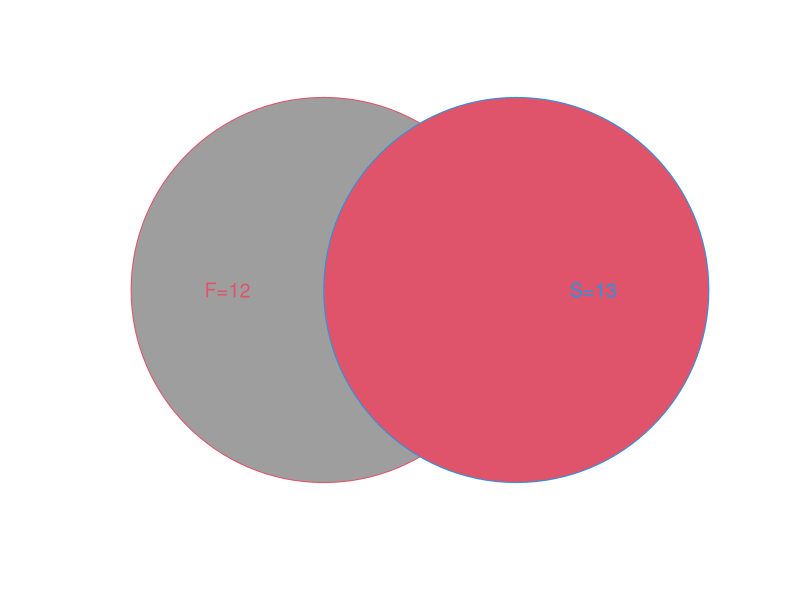

Write the R code that produced this figure. (Note: this script raises an error after producing the figure.)
## ---- chunk 1
# Set up a blank plot
plot(1, type="n", xlim=c(4,5), ylim=c(1,7), axes=FALSE, xlab="", ylab="", asp=1)

# Draw the two circles
symbols(3, 4, circles=3, inches=FALSE, add=TRUE, fg=2, bg=8)
symbols(6, 4, circles=3, inches=FALSE, add=TRUE, fg=4, bg=10)

# Add text
# Add text to the left circle ("F=12")
text(1.5, 4, "F=12", cex=1.2, col=2)

# Add text to the right circle ("S=13")
text(7.2, 4, "S=13", cex=1.2, col=4)

# Add intersection
text(4.5, 4, TeX("$P(F \\cap S)=3$"), cex=1.2, col=1)
## ---- chunk 2
# Set up a blank plot
plot(1, type="n", xlim=c(3,5), ylim=c(1,7), axes=FALSE, xlab="", ylab="", asp=1)

# Draw the two circles
symbols(1, 4, circles=3, inches=FALSE, add=TRUE, fg=2, bg=8)
symbols(7.2, 4, circles=3, inches=FALSE, add=TRUE, fg=4, bg=10)

# Add text
text(1, 4, "J=4", cex=1.2, col=2)
text(7.2, 4, "Q=4", cex=1.2, col=4)
## ---- chunk 3
# Set up a blank plot
plot(1, type="n", xlim=c(4,5), ylim=c(1,10), axes=FALSE, xlab="", ylab="", asp=1)

# Draw the two circles
symbols(2, 4, circles=3, inches=FALSE, add=TRUE, fg=2, bg=8)
symbols(4, 7, circles=3, inches=FALSE, add=TRUE, fg=3, bg=9)
symbols(6, 4, circles=3, inches=FALSE, add=TRUE, fg=4, bg=10)

# Add 
text(9, 8, "All three events", cex=1.2, col=1, pos=3)
segments(4, 5, 9, 8)

text(2, 4, "Event A", cex=1.2, col=2, pos=2)
text(4, 7, "Event B", cex=1.2, col=3, pos=3)
text(6, 4, "Event C", cex=1.2, col=4, pos=4)
## ---- chunk 4
# Set up blank plot
plot(1, type="n", xlim=c(0,10), ylim=c(1,10), axes=FALSE, xlab="", ylab="")

# Core node (left)
points(1, 5, pch=21, bg=15, cex=2)

text(0.5, 5.7, "6 students", cex=1.3)

# First layer of branches: p1 and p2
segments(1, 5, 3, 7, lwd=2)  # p1 - upper path
segments(1, 5, 3, 3, lwd=2)  # p2 - lower path
points(3, 7, pch=21, bg=3, cex=2)
points(3, 3, pch=21, bg=4, cex=2)

text(3.1, 10, "The first one is:", cex=1.3, col=1)
text(3.1, 8, "Vampire", cex=1.1, col=3)
text(3.1, 4, "Not Vampire", cex=1.1, col=4)

text(1.9, 7, TeX("$P(V) = \\frac{4}{6}$"), cex=1.1, col=3)
text(1.9, 3, TeX("$P(NV) = \\frac{2}{6}$"), cex=1.1, col=4)

# Second layer of branches: p3 and p4 from each branch
segments(3, 7, 6, 8, lwd=2)  # p3 from p1
segments(3, 7, 6, 6, lwd=2)  # p4 from p1
segments(3, 3, 6, 4, lwd=2)  # p3 from p2
segments(3, 3, 6, 2, lwd=2)  # p4 from p2

text(6, 10, "The second one is:", cex=1.3, col=1)

points(6, 8, pch=21, bg=7, cex=2)
text(6, 8, "Vampire", cex=1.1, col=7, pos=4)
points(6, 6, pch=21, bg=6, cex=2)
text(6, 6, "Not Vampire", cex=1.1, col=6, pos=4)
points(6, 4, pch=21, bg=7, cex=2)
text(6, 4, "Vampire", cex=1.1, col=7, pos=4)
points(6, 2, pch=21, bg=6, cex=2)
text(6, 2, "Not Vampire", cex=1.1, col=6, pos=4)

# Probabilities
text(4.5, 8.5, TeX("$P(V) = \\frac{3}{5}$"), cex=1.1, col=7)
text(5, 5.5, TeX("$P(NV) = \\frac{2}{5}$"), cex=1.1, col=6)
text(4.5, 4.4, TeX("$P(V) = \\frac{4}{5}$"), cex=1.1, col=7)
text(5, 1.5, TeX("$P(NV) = \\frac{1}{5}$"), cex=1.1, col=6)
## ---- chunk 5
# Set up a blank plot
plot(1, type="n", xlim=c(4,5), ylim=c(1,7), axes=FALSE, xlab="", ylab="", asp=1)

# Draw the two circles
symbols(3, 4, circles=3, inches=FALSE, add=TRUE, fg=2, bg=8)
symbols(6, 4, circles=3, inches=FALSE, add=TRUE, fg=4, bg=10)

# Add text
# Add text to the left circle ("F=12")
text(2.5, 4, "A", cex=1.2, col=2, pos=2)

# Add text to the right circle ("S=13")
text(6.5, 4, "B", cex=1.2, col=4, pos=4)

# Add intersection
text(4.5, 4, TeX("$A \\cap B$"), cex=1.2, col=1)
